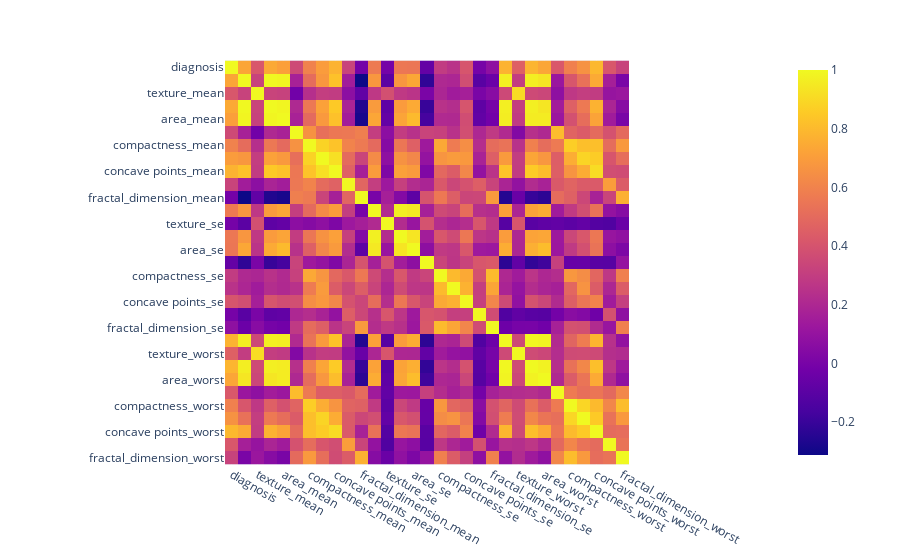

Notebook cell for this chart:
### Code cell
# Het maken van een heatmap zodat er overzichtelijk gezien kan worden welke variablen een correlatie met elkaar hebben
px.imshow(corr)

### Figure 1 — Plotly figure (JSON) as saved in the notebook; plotly's stock layout.template omitted (floating-point values rounded to 4 significant figures; data arrays with more than 128 entries replaced by an {"elided": "..."} marker saying what was removed)
{"data": [{"coloraxis": "coloraxis", "hovertemplate": "x: %{x}<br>y: %{y}<br>color: %{z}<extra></extra>", "name": "0", "type": "heatmap", "x": ["diagnosis", "radius_mean", "texture_mean", "perimeter_mean", "area_mean", "smoothness_mean", "compactness_mean", "concavity_mean", "concave points_mean", "symmetry_mean", "fractal_dimension_mean", "radius_se", "texture_se", "perimeter_se", "area_se", "smoothness_se", "compactness_se", "concavity_se", "concave points_se", "symmetry_se", "fractal_dimension_se", "radius_worst", "texture_worst", "perimeter_worst", "area_worst", "smoothness_worst", "compactness_worst", "concavity_worst", "concave points_worst", "symmetry_worst", "fractal_dimension_worst"], "xaxis": "x", "y": ["diagnosis", "radius_mean", "texture_mean", "perimeter_mean", "area_mean", "smoothness_mean", "compactness_mean", "concavity_mean", "concave points_mean", "symmetry_mean", "fractal_dimension_mean", "radius_se", "texture_se", "perimeter_se", "area_se", "smoothness_se", "compactness_se", "concavity_se", "concave points_se", "symmetry_se", "fractal_dimension_se", "radius_worst", "texture_worst", "perimeter_worst", "area_worst", "smoothness_worst", "compactness_worst", "concavity_worst", "concave points_worst", "symmetry_worst", "fractal_dimension_worst"], "yaxis": "y", "z": {"elided": "31x31 float values"}}], "layout": {"coloraxis": {"colorscale": [[0, "#0d0887"], [0.1111, "#46039f"], [0.2222, "#7201a8"], [0.3333, "#9c179e"], [0.4444, "#bd3786"], [0.5556, "#d8576b"], [0.6667, "#ed7953"], [0.7778, "#fb9f3a"], [0.8889, "#fdca26"], [1, "#f0f921"]]}, "margin": {"t": 60}, "xaxis": {"anchor": "y", "constrain": "domain", "domain": [0, 1], "scaleanchor": "y"}, "yaxis": {"anchor": "x", "autorange": "reversed", "constrain": "domain", "domain": [0, 1]}}}
